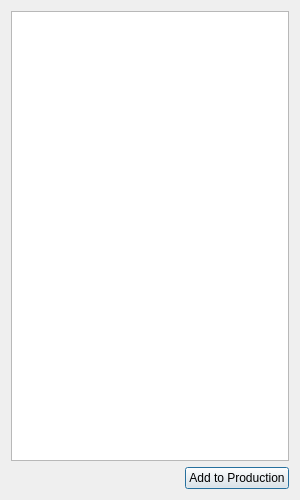
<?xml version="1.0" encoding="UTF-8"?>
<ui version="4.0">
 <class>SelectProductionDialog</class>
 <widget class="QDialog" name="SelectProductionDialog">
  <property name="geometry">
   <rect>
    <x>0</x>
    <y>0</y>
    <width>300</width>
    <height>500</height>
   </rect>
  </property>
  <property name="windowTitle">
   <string>Produce New Item</string>
  </property>
  <layout class="QVBoxLayout" name="verticalLayout">
   <item>
    <widget class="QListView" name="availProdListView"/>
   </item>
   <item>
    <layout class="QHBoxLayout" name="horizontalLayout">
     <item>
      <spacer name="horizontalSpacer">
       <property name="orientation">
        <enum>Qt::Horizontal</enum>
       </property>
       <property name="sizeHint" stdset="0">
        <size>
         <width>40</width>
         <height>20</height>
        </size>
       </property>
      </spacer>
     </item>
     <item>
      <widget class="QPushButton" name="addButton">
       <property name="text">
        <string>Add to Production</string>
       </property>
      </widget>
     </item>
    </layout>
   </item>
  </layout>
 </widget>
 <resources/>
 <connections/>
</ui>
